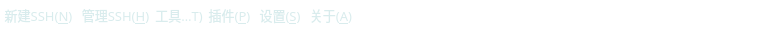
        <widget class="QWidget" name="widget_title" native="true">
         <property name="minimumSize">
          <size>
           <width>0</width>
           <height>30</height>
          </size>
         </property>
         <property name="maximumSize">
          <size>
           <width>16777215</width>
           <height>30</height>
          </size>
         </property>
         <property name="styleSheet">
          <string notr="true">background-color: rgba(30, 45, 54, 0);
color: rgb(255, 255, 255);
</string>
         </property>
         <layout class="QHBoxLayout" name="horizontalLayout">
          <property name="spacing">
           <number>0</number>
          </property>
          <property name="leftMargin">
           <number>0</number>
          </property>
          <property name="topMargin">
           <number>0</number>
          </property>
          <property name="rightMargin">
           <number>0</number>
          </property>
          <property name="bottomMargin">
           <number>0</number>
          </property>
          <item>
           <widget class="QToolButton" name="toolButton_newCreate">
            <property name="minimumSize">
             <size>
              <width>0</width>
              <height>20</height>
             </size>
            </property>
            <property name="maximumSize">
             <size>
              <width>1111111</width>
              <height>16777215</height>
             </size>
            </property>
            <property name="font">
             <font>
              <family>OPPOSans B</family>
              <pointsize>10</pointsize>
              <stylestrategy>PreferAntialias</stylestrategy>
             </font>
            </property>
            <property name="styleSheet">
             <string notr="true">QToolButton {
	
	color: rgb(217, 236, 237);
	background-color: rgba(255, 255, 255, 0);
	border: none;
}

QToolButton::menu-indicator { 
	image: None;
}

 
QToolButton:hover {
	color: rgb(255, 255, 255);
	background-color: rgba(255, 255, 255, 0);
	border: none;
}</string>
            </property>
            <property name="text">
             <string>新建SSH(&amp;N)</string>
            </property>
            <property name="iconSize">
             <size>
              <width>16</width>
              <height>16</height>
             </size>
            </property>
            <property name="popupMode">
             <enum>QToolButton::InstantPopup</enum>
            </property>
            <property name="toolButtonStyle">
             <enum>Qt::ToolButtonTextOnly</enum>
            </property>
           </widget>
          </item>
          <item>
           <widget class="QToolButton" name="toolButton_manage">
            <property name="minimumSize">
             <size>
              <width>0</width>
              <height>20</height>
             </size>
            </property>
            <property name="maximumSize">
             <size>
              <width>1111111</width>
              <height>16777215</height>
             </size>
            </property>
            <property name="font">
             <font>
              <family>OPPOSans B</family>
              <pointsize>10</pointsize>
              <stylestrategy>PreferAntialias</stylestrategy>
             </font>
            </property>
            <property name="styleSheet">
             <string notr="true">QToolButton {
	
	color: rgb(217, 236, 237);
	background-color: rgba(255, 255, 255, 0);
	border: none;
}

QToolButton::menu-indicator { 
	image: None;
}

 
QToolButton:hover {
	color: rgb(255, 255, 255);
	background-color: rgba(255, 255, 255, 0);
	border: none;
}</string>
            </property>
            <property name="text">
             <string>管理SSH(&amp;H)</string>
            </property>
            <property name="iconSize">
             <size>
              <width>16</width>
              <height>16</height>
             </size>
            </property>
            <property name="popupMode">
             <enum>QToolButton::InstantPopup</enum>
            </property>
            <property name="toolButtonStyle">
             <enum>Qt::ToolButtonTextOnly</enum>
            </property>
           </widget>
          </item>
          <item>
           <widget class="QToolButton" name="toolButton_tool">
            <property name="minimumSize">
             <size>
              <width>0</width>
              <height>20</height>
             </size>
            </property>
            <property name="maximumSize">
             <size>
              <width>111111</width>
              <height>16777215</height>
             </size>
            </property>
            <property name="font">
             <font>
              <family>OPPOSans B</family>
              <pointsize>10</pointsize>
              <stylestrategy>PreferAntialias</stylestrategy>
             </font>
            </property>
            <property name="styleSheet">
             <string notr="true">QToolButton {
	
	color: rgb(217, 236, 237);
	background-color: rgba(255, 255, 255, 0);
	border: none;
}

QToolButton::menu-indicator { 
	image: None;
}

 
QToolButton:hover {
	color: rgb(255, 255, 255);
	background-color: rgba(255, 255, 255, 0);
	border: none;
}

QMenu {

background-color:rgb(253,253,254);
/*padding:5px;*/
padding: 3px 0px 3px 0px;
border-radius:4px;
border:2px solid rgb(108, 117, 125, 65); 
}
QMenu::item {
	font: 9pt &quot;OPPOSans B&quot;;
	
	color: rgb(63, 63, 63);
    background-color:rgb(253,253,254);
    padding: 5px 20px 5px 20px;
    /*margin: 2px 2px 2px 2px;*/
}
QMenu::item:selected {
    background-color : rgb(236,236,237);
}
QMenu::icon:checked {
    background: rgb(253,253,254);
    position: absolute;
    top: 1px;
    right: 1px;
    bottom: 1px;
    left: 1px;
}
QMenu::icon:checked:selected {
    background-color : rgb(236,236,237);
    background-image: url(:/space_selected.png);
}
QMenu::separator {
    height: 2px;
    background: rgb(235,235,236);
    /*margin-left: 10px;*/
    /*margin-right: 10px;*/
}</string>
            </property>
            <property name="text">
             <string>工具(&amp;T)</string>
            </property>
            <property name="iconSize">
             <size>
              <width>14</width>
              <height>14</height>
             </size>
            </property>
            <property name="popupMode">
             <enum>QToolButton::InstantPopup</enum>
            </property>
            <property name="toolButtonStyle">
             <enum>Qt::ToolButtonTextBesideIcon</enum>
            </property>
           </widget>
          </item>
          <item>
           <widget class="QToolButton" name="toolButton_plugIn">
            <property name="minimumSize">
             <size>
              <width>0</width>
              <height>20</height>
             </size>
            </property>
            <property name="maximumSize">
             <size>
              <width>111111</width>
              <height>16777215</height>
             </size>
            </property>
            <property name="font">
             <font>
              <family>OPPOSans B</family>
              <pointsize>10</pointsize>
              <stylestrategy>PreferAntialias</stylestrategy>
             </font>
            </property>
            <property name="styleSheet">
             <string notr="true">QToolButton {
	
	color: rgb(217, 236, 237);
	background-color: rgba(255, 255, 255, 0);
	border: none;
}

QToolButton::menu-indicator { 
	image: None;
}

 
QToolButton:hover {
	color: rgb(255, 255, 255);
	background-color: rgba(255, 255, 255, 0);
	border: none;
}

QMenu {

background-color:rgb(253,253,254);
/*padding:5px;*/
padding: 3px 0px 3px 0px;
border-radius:4px;
border:2px solid rgb(108, 117, 125, 65); 
}
QMenu::item {
	font: 9pt &quot;OPPOSans B&quot;;
	
	color: rgb(63, 63, 63);
    background-color:rgb(253,253,254);
    padding: 5px 20px 5px 20px;
    /*margin: 2px 2px 2px 2px;*/
}
QMenu::item:selected {
    background-color : rgb(236,236,237);
}
QMenu::icon:checked {
    background: rgb(253,253,254);
    position: absolute;
    top: 1px;
    right: 1px;
    bottom: 1px;
    left: 1px;
}
QMenu::icon:checked:selected {
    background-color : rgb(236,236,237);
    background-image: url(:/space_selected.png);
}
QMenu::separator {
    height: 2px;
    background: rgb(235,235,236);
    /*margin-left: 10px;*/
    /*margin-right: 10px;*/
}</string>
            </property>
            <property name="text">
             <string>插件(&amp;P)</string>
            </property>
            <property name="iconSize">
             <size>
              <width>14</width>
              <height>14</height>
             </size>
            </property>
            <property name="popupMode">
             <enum>QToolButton::InstantPopup</enum>
            </property>
            <property name="toolButtonStyle">
             <enum>Qt::ToolButtonTextBesideIcon</enum>
            </property>
           </widget>
          </item>
          <item>
           <widget class="QToolButton" name="toolButton_setting">
            <property name="minimumSize">
             <size>
              <width>0</width>
              <height>20</height>
             </size>
            </property>
            <property name="maximumSize">
             <size>
              <width>55</width>
              <height>16777215</height>
             </size>
            </property>
            <property name="font">
             <font>
              <family>OPPOSans B</family>
              <pointsize>10</pointsize>
              <stylestrategy>PreferAntialias</stylestrategy>
             </font>
            </property>
            <property name="styleSheet">
             <string notr="true">QToolButton {
	
	color: rgb(217, 236, 237);
	background-color: rgba(255, 255, 255, 0);
	border: none;
}

QToolButton::menu-indicator { 
	image: None;
}

 
QToolButton:hover {
	color: rgb(255, 255, 255);
	background-color: rgba(255, 255, 255, 0);
	border: none;
}</string>
            </property>
            <property name="text">
             <string>设置(&amp;S)</string>
            </property>
            <property name="iconSize">
             <size>
              <width>16</width>
              <height>16</height>
             </size>
            </property>
            <property name="popupMode">
             <enum>QToolButton::InstantPopup</enum>
            </property>
            <property name="toolButtonStyle">
             <enum>Qt::ToolButtonTextBesideIcon</enum>
            </property>
           </widget>
          </item>
          <item>
           <widget class="QToolButton" name="toolButton_about">
            <property name="minimumSize">
             <size>
              <width>0</width>
              <height>20</height>
             </size>
            </property>
            <property name="maximumSize">
             <size>
              <width>55</width>
              <height>16777215</height>
             </size>
            </property>
            <property name="font">
             <font>
              <family>OPPOSans B</family>
              <pointsize>10</pointsize>
              <stylestrategy>PreferAntialias</stylestrategy>
             </font>
            </property>
            <property name="styleSheet">
             <string notr="true">QToolButton {
	
	color: rgb(217, 236, 237);
	background-color: rgba(255, 255, 255, 0);
	border: none;
}

QToolButton::menu-indicator { 
	image: None;
}

 
QToolButton:hover {
	color: rgb(255, 255, 255);
	background-color: rgba(255, 255, 255, 0);
	border: none;
}</string>
            </property>
            <property name="text">
             <string>关于(&amp;A)</string>
            </property>
            <property name="iconSize">
             <size>
              <width>13</width>
              <height>14</height>
             </size>
            </property>
            <property name="popupMode">
             <enum>QToolButton::InstantPopup</enum>
            </property>
            <property name="toolButtonStyle">
             <enum>Qt::ToolButtonTextBesideIcon</enum>
            </property>
           </widget>
          </item>
          <item>
           <spacer name="horizontalSpacer_8">
            <property name="orientation">
             <enum>Qt::Horizontal</enum>
            </property>
            <property name="sizeHint" stdset="0">
             <size>
              <width>40</width>
              <height>20</height>
             </size>
            </property>
           </spacer>
          </item>
          <item>
           <widget class="QLabel" name="label_time_2">
            <property name="minimumSize">
             <size>
              <width>120</width>
              <height>0</height>
             </size>
            </property>
            <property name="maximumSize">
             <size>
              <width>120</width>
              <height>16777215</height>
             </size>
            </property>
            <property name="font">
             <font>
              <family>OPPOSans B</family>
              <pointsize>10</pointsize>
             </font>
            </property>
            <property name="text">
             <string/>
            </property>
           </widget>
          </item>
          <item>
           <widget class="QLabel" name="label_time">
            <property name="font">
             <font>
              <family>OPPOSans B</family>
              <pointsize>10</pointsize>
             </font>
            </property>
            <property name="text">
             <string>32131231312312</string>
            </property>
           </widget>
          </item>
          <item>
           <spacer name="horizontalSpacer">
            <property name="orientation">
             <enum>Qt::Horizontal</enum>
            </property>
            <property name="sizeHint" stdset="0">
             <size>
              <width>40</width>
              <height>20</height>
             </size>
            </property>
           </spacer>
          </item>
          <item>
           <widget class="QToolButton" name="toolButton_min">
            <property name="minimumSize">
             <size>
              <width>40</width>
              <height>29</height>
             </size>
            </property>
            <property name="maximumSize">
             <size>
              <width>40</width>
              <height>29</height>
             </size>
            </property>
            <property name="font">
             <font>
              <pointsize>10</pointsize>
              <stylestrategy>PreferAntialias</stylestrategy>
             </font>
            </property>
            <property name="styleSheet">
             <string notr="true">QToolButton {
	color: rgb(255, 255, 255);
	
	background-color: rgba(94, 255, 210, 0);
	border: none;
}

QToolButton::menu-indicator { 
	image: None;
}

 
QToolButton:hover {
	color: rgb(255, 255, 255);

	
	background-color: rgb(23, 35, 42);
	border: none;
}</string>
            </property>
            <property name="text">
             <string/>
            </property>
            <property name="icon">
             <iconset resource="../lib.qrc">
              <normaloff>:/lib/icon-minus3.png</normaloff>:/lib/icon-minus3.png</iconset>
            </property>
            <property name="iconSize">
             <size>
              <width>13</width>
              <height>13</height>
             </size>
            </property>
           </widget>
          </item>
          <item>
           <widget class="QToolButton" name="toolButton_max">
            <property name="minimumSize">
             <size>
              <width>40</width>
              <height>29</height>
             </size>
            </property>
            <property name="maximumSize">
             <size>
              <width>40</width>
              <height>29</height>
             </size>
            </property>
            <property name="font">
             <font>
              <pointsize>10</pointsize>
              <stylestrategy>PreferAntialias</stylestrategy>
             </font>
            </property>
            <property name="styleSheet">
             <string notr="true">QToolButton {
	color: rgb(255, 255, 255);
	
	background-color: rgba(94, 255, 210, 0);
	border: none;
}

QToolButton::menu-indicator { 
	image: None;
}

 
QToolButton:hover {
	color: rgb(255, 255, 255);
	background-color: rgb(23, 35, 42);
	border: none;
}</string>
            </property>
            <property name="text">
             <string/>
            </property>
            <property name="icon">
             <iconset resource="../lib.qrc">
              <normaloff>:/lib/Icon_max4.png</normaloff>:/lib/Icon_max4.png</iconset>
            </property>
            <property name="iconSize">
             <size>
              <width>11</width>
              <height>11</height>
             </size>
            </property>
            <property name="checkable">
             <bool>false</bool>
            </property>
            <property name="autoRepeat">
             <bool>false</bool>
            </property>
            <property name="autoExclusive">
             <bool>false</bool>
            </property>
            <property name="autoRaise">
             <bool>false</bool>
            </property>
           </widget>
          </item>
          <item>
           <widget class="QToolButton" name="toolButton_close">
            <property name="minimumSize">
             <size>
              <width>40</width>
              <height>29</height>
             </size>
            </property>
            <property name="maximumSize">
             <size>
              <width>40</width>
              <height>29</height>
             </size>
            </property>
            <property name="font">
             <font>
              <pointsize>10</pointsize>
              <stylestrategy>PreferAntialias</stylestrategy>
             </font>
            </property>
            <property name="styleSheet">
             <string notr="true">QToolButton {
	color: rgb(255, 255, 255);
	border-top-right-radius: 9px;
	background-color: rgba(94, 255, 210, 0);
	border: none;
}

QToolButton::menu-indicator { 
	image: None;
}

 
QToolButton:hover {
	color: rgb(255, 255, 255);
	
	background-color: rgb(200, 0, 0);
	border: none;
}</string>
            </property>
            <property name="text">
             <string/>
            </property>
            <property name="icon">
             <iconset resource="../lib.qrc">
              <normaloff>:/lib/icon-close8.png</normaloff>:/lib/icon-close8.png</iconset>
            </property>
            <property name="iconSize">
             <size>
              <width>11</width>
              <height>11</height>
             </size>
            </property>
            <property name="checkable">
             <bool>false</bool>
            </property>
           </widget>
          </item>
         </layout>
        </widget>
